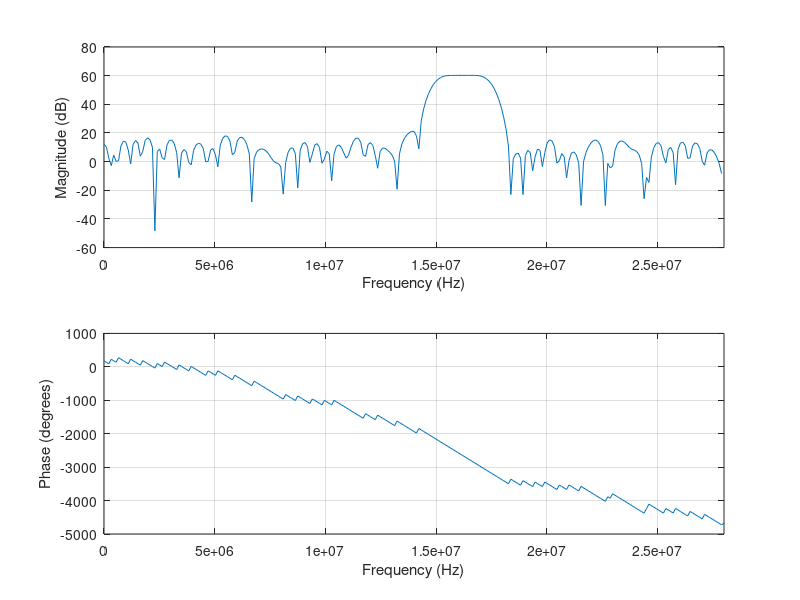

MATLAB code for this plot:
% sampling rate
fs =  56.0e6                            % external sampling rate.
fi =  16.221e6				% external if.

% Filter-1 cutoffs
a1 = fi - 1.3e6;
a2 = fi + 1.3e6

% low-pass filter.
b = fir1(127,[a1*2/fs, a2*2/fs]);       % 128 band pass filter.
B = 8;                                  % Number of bits
L = floor(log2((2^(B-1)-1)/max(b)));    % Round towards zero to avoid overflow
bsc = b*2^L;                            % scale 
lpf = round(bsc);                       % round: 

d = 1

freqz(lpf,d,128,56000000)

fp=fopen('filters.h','a')
fprintf(fp, '\nint8_t FILTER_1_COEFFS[128] = {')
fprintf(fp, '%d, ', lpf(1:127))
fprintf(fp, '%d}; ', lpf(128))
fclose(fp)
